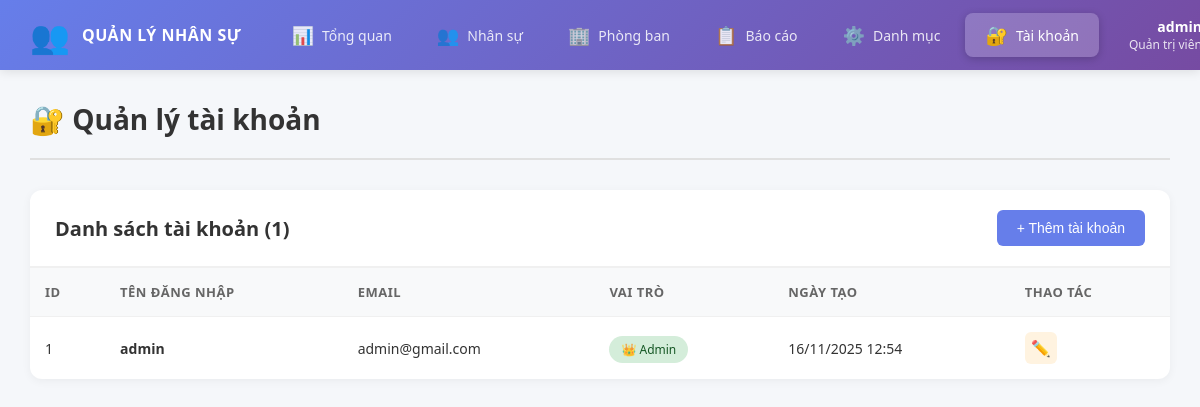
The app's page /quan_ly_tai_khoan.php (signed in) with its own data.
### tables this page shows
CREATE TABLE users (
    id INT AUTO_INCREMENT PRIMARY KEY,
    username VARCHAR(50) UNIQUE NOT NULL,
    password VARCHAR(255) NOT NULL,
    email VARCHAR(100),
    role ENUM('admin', 'user') DEFAULT 'user',
    created_at TIMESTAMP DEFAULT CURRENT_TIMESTAMP
);

### src/quan_ly_tai_khoan.php (the view, shortened to what this page needs)
<?php
require_once 'config.php';
try {
    $users = $pdo->query("SELECT * FROM users ORDER BY created_at DESC")->fetchAll();
} catch (PDOException $e) {
    die("Lỗi: " . $e->getMessage());
}
?>
<!DOCTYPE html>
<html lang="vi">
<head>
    <link rel="stylesheet" href="../assets/style.css">
</head>
<body>
    <?php include 'sidebar.php'; ?>
    <div class="main-content">
        <div class="header">
            <h1>🔐 Quản lý tài khoản</h1>
        </div>
        <div class="table-container">
            <div class="table-header">
                <h2>Danh sách tài khoản (<?php echo count($users); ?>)</h2>
                <button class="btn-primary" onclick="showAddModal()">+ Thêm tài khoản</button>
            </div>
            <table>
                <thead>
                    <tr>
                        <th>ID</th>
                        <th>Tên đăng nhập</th>
                        <th>Email</th>
                        <th>Vai trò</th>
                        <th>Ngày tạo</th>
                        <th>Thao tác</th>
                    </tr>
                </thead>
                <tbody>
                    <?php foreach ($users as $user): ?>
                    <tr>
                        <td><?php echo $user['id']; ?></td>
                        <td><strong><?php echo $user['username']; ?></strong></td>
                        <td><?php echo $user['email'] ?: '-'; ?></td>
                        <td>
                            <span
                                class="badge <?php echo $user['role'] == 'admin' ? 'badge-success' : 'badge-warning'; ?>">
                                <?php echo $user['role'] == 'admin' ? '👑 Admin' : '👤 Nhân viên'; ?>
                            </span>
                        </td>
                        <td><?php echo date('d/m/Y H:i', strtotime($user['created_at'])); ?></td>
                        <td>
                            <div class="action-buttons">
                                <button onclick='editUser(<?php echo json_encode($user); ?>)' class="btn-icon btn-edit"
                                    title="Sửa">✏️</button>
                            </div>
                        </td>
                    </tr>
                    <?php endforeach; ?>
                </tbody>
            </table>
        </div>
    </div>
</body>
</html>

### assets/style.css (style rules this page uses)
* { margin: 0; padding: 0; box-sizing: border-box; }
body { font-family: 'Segoe UI', Tahoma, Geneva, Verdana, sans-serif; background: #f5f7fa; color: #333; overflow-x: hidden; }
.main-content { margin-left: 0; margin-top: 70px; padding: 30px; min-height: calc(100vh - 70px); }
.header { display: flex; justify-content: space-between; align-items: center; margin-bottom: 30px; padding-bottom: 20px; border-bottom: 2px solid #e0e0e0; }
.header h1 { font-size: 28px; color: #333; }
.table-container { background: white; border-radius: 12px; box-shadow: 0 2px 10px rgba(0,0,0,0.05); overflow: hidden; }
.table-header { padding: 20px 25px; display: flex; justify-content: space-between; align-items: center; border-bottom: 2px solid #f0f0f0; }
.table-header h2 { font-size: 20px; color: #333; }
.btn-primary { padding: 10px 20px; background: #667eea; color: white; border: none; border-radius: 6px; cursor: pointer; font-size: 14px; font-weight: 500; text-decoration: none; display: inline-flex; align-items: center; gap: 8px; transition: all 0.3s; }
table { width: 100%; border-collapse: collapse; }
thead { background: #f8f9fa; }
th { padding: 15px; text-align: left; font-weight: 600; color: #666; font-size: 13px; text-transform: uppercase; letter-spacing: 0.5px; }
td { padding: 15px; border-top: 1px solid #f0f0f0; font-size: 14px; }
.badge { padding: 5px 12px; border-radius: 20px; font-size: 12px; font-weight: 500; }
.badge-success { background: #d4edda; color: #155724; }
.action-buttons { display: flex; gap: 8px; }
.btn-icon { width: 32px; height: 32px; border: none; border-radius: 6px; cursor: pointer; display: flex; align-items: center; justify-content: center; font-size: 16px; transition: all 0.3s; }
.btn-edit { background: #fff3e0; color: #f57c00; }

### src/sidebar.php (style rules this page uses)
.main-content { margin-left: 0 !important; margin-top: 70px; padding: 30px; min-height: calc(100vh - 70px); }

### records on screen
users: id "1", username "admin", email "admin@gmail.com", role "👑 Admin", created_at "16/11/2025 12:54"

### other values on screen
count($users) "1"
